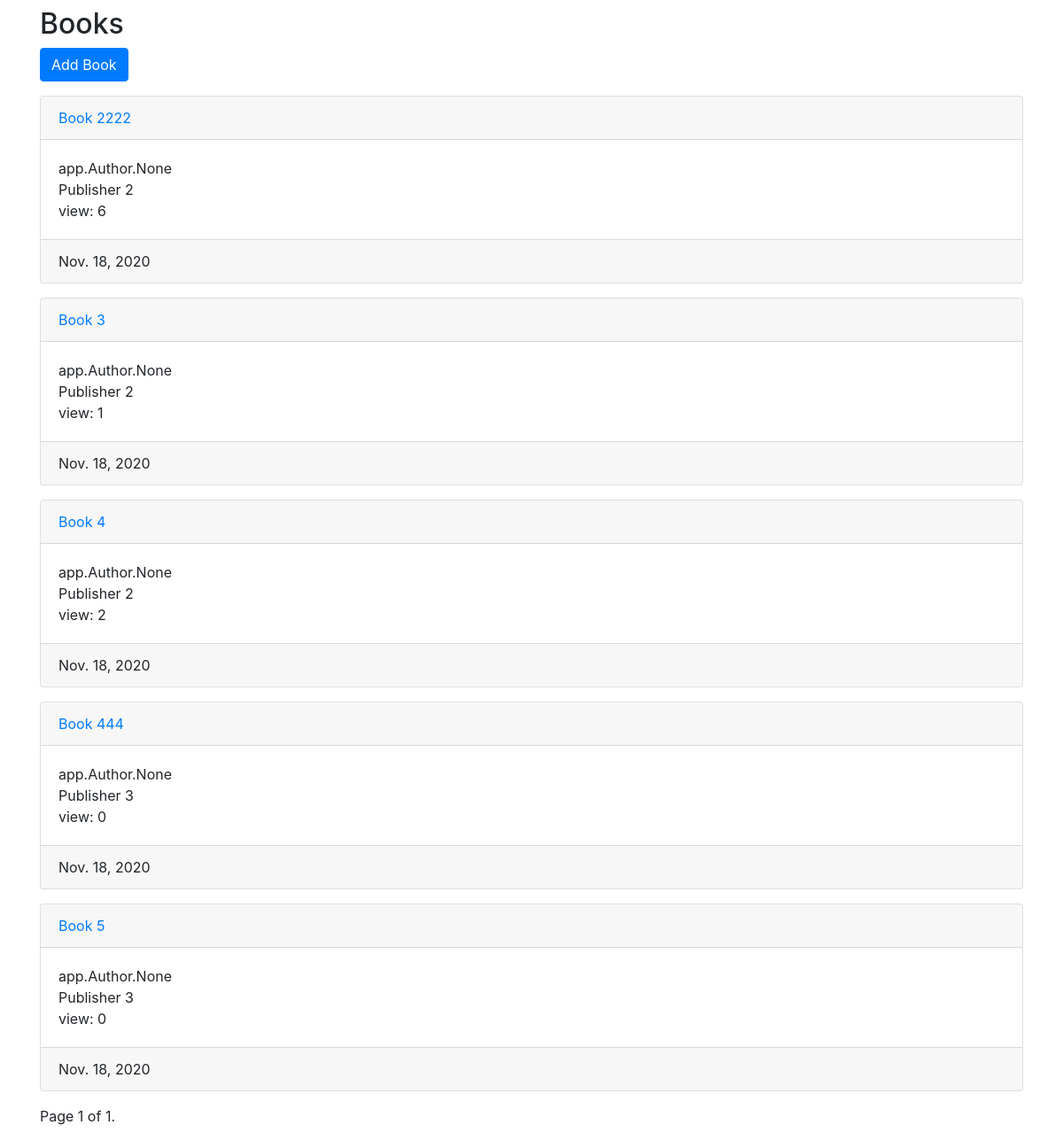
The page /books/ on the database its author committed.
### app/models.py (models this page shows, shortened)
class Book(models.Model):
    title = models.CharField(max_length=100)
    authors = models.ManyToManyField('Author')
    publisher = models.ForeignKey(Publisher, on_delete=models.CASCADE)
    about = models.TextField()
    publication_date = models.DateField()
    views = models.IntegerField(default=0)

class Publisher(models.Model):
    name = models.CharField(max_length=30)
    address = models.CharField(max_length=50)
    city = models.CharField(max_length=60)
    state_province = models.CharField(max_length=30)
    country = models.CharField(max_length=50)
    about = models.TextField()
    website = models.URLField()
    class Meta:
        ordering = ["-name"]
    def __str__(self):
        return self.name

### app/views.py (the view)
# urls.py: path('books/', BookListView.as_view(), name='books'),
class BookListView(ListView):
    model = Book
    template_name = 'app/books.html'
    context_object_name = 'books'
    paginate_by = 5

### app/templates/app/books.html (shortened to what this page needs)
{% extends "app/base.html" %}
{% block content %}
    <h2>Books</h2>
    <a href="{% url 'book-create' %}" class="btn btn-primary mb-3">Add Book</a>
        {% for book in books %}
            <div class="card mb-3">
                <div class="card-header">
                    <a href="{% url 'book-detail' book.id %}">
                        {{ book.title }}
                    </a>
                </div>
                <div class="card-body">
                    {{ book.authors }} <br>
                    {{ book.publisher }} <br>
                    view: {{ book.views }}
                </div>
                <div class="card-footer">
                    {{ book.publication_date }}
                </div>
            </div>
        {% endfor %}
    <div class="pagination">
        <span class="step-links">
            <span class="current">
                Page {{ page_obj.number }} of {{ page_obj.paginator.num_pages }}.
            </span>
        </span>
    </div>
{% endblock %}

### app/templates/app/base.html (shortened to what this page needs)
<!DOCTYPE html>
<html lang="en">
<head>
    <link rel="stylesheet" href="https://cdn.jsdelivr.net/npm/bootstrap@4.5.3/dist/css/bootstrap.min.css">
</head>
<body>
<div class="main container pb-4 pt-2">
    {% block content %}
    {% endblock %}
</div>
</body>
</html>

### rows shown on the page
Book: title "Book 2222", authors "app.Author.None", publisher "Publisher 2", views "6", publication_date "Nov. 18, 2020"
Book: title "Book 3", authors "app.Author.None", publisher "Publisher 2", views "1", publication_date "Nov. 18, 2020"
Book: title "Book 4", authors "app.Author.None", publisher "Publisher 2", views "2", publication_date "Nov. 18, 2020"
Book: title "Book 444", authors "app.Author.None", publisher "Publisher 3", views "0", publication_date "Nov. 18, 2020"
Book: title "Book 5", authors "app.Author.None", publisher "Publisher 3", views "0", publication_date "Nov. 18, 2020"

### other values the page prints
{{ page_obj.number }} "1"
{{ page_obj.paginator.num_pages }} "1"
